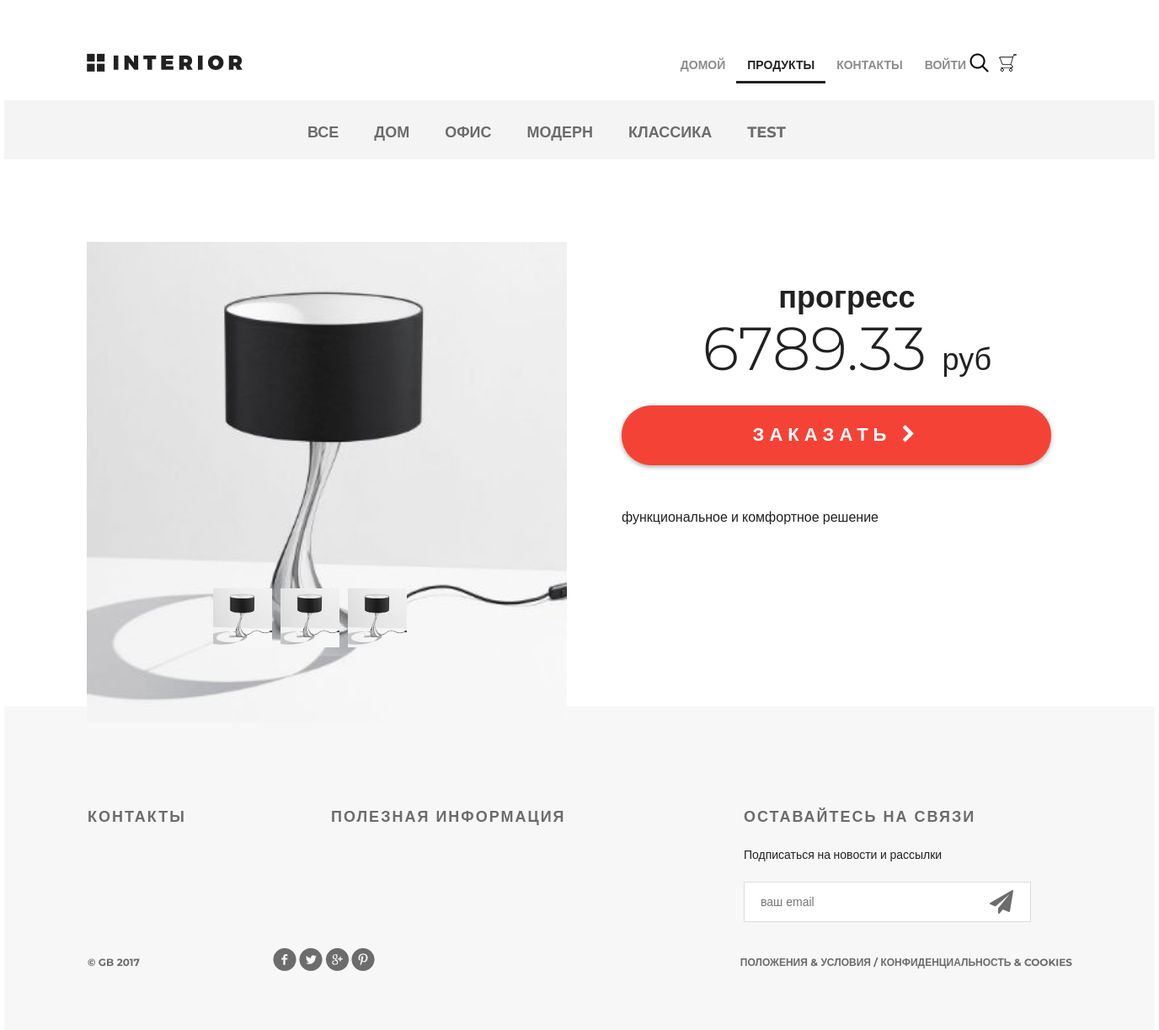
The app's page /products/product/7/ with its own data.
### mainapp/models.py (models this page shows, shortened)
class ProductCategory(models.Model):
    name = models.CharField(verbose_name="имя", max_length=64, unique=True)
    description = models.TextField(verbose_name="описание", blank=True)
    is_active = models.BooleanField(verbose_name="категория активна", default=True)

class Product(models.Model):
    category = models.ForeignKey(ProductCategory, on_delete=models.CASCADE)
    name = models.CharField(verbose_name="имя продукта", max_length=128)
    image = models.ImageField(upload_to="products_images", blank=True)
    short_desc = models.CharField(verbose_name="краткое описание продукта", max_length=60, blank=True)
    description = models.TextField(verbose_name="описание продукта", blank=True)
    price = models.DecimalField(verbose_name="цена продукта", max_digits=8, decimal_places=2, default=0)
    quantity = models.PositiveIntegerField(verbose_name="количество на складе", default=0)

### mainapp/views.py (the view)
# urls.py: path("product/<int:pk>/", mainapp.product, name="product"),
def product(request, pk):
    title = "продукты"
    content = {
        "title": title,
        "links_menu": ProductCategory.objects.all(),
        "product": get_object_or_404(Product, pk=pk),
        "basket": get_basket(request.user),
        "media_url": settings.MEDIA_URL,
    }
    return render(request, "mainapp/product.html", content)

### mainapp/views.py (called while the page is built)
def get_basket(user):
    if user.is_authenticated:
        return Basket.objects.filter(user=user)
    else:
        return []

### mainapp/templates/mainapp/product.html (shortened to what this page needs)
{% extends 'mainapp/base.html' %}
{% load staticfiles %}
{% block menu %}
<div class="hero-white">
    <div class="header clearfix">
        {% include 'mainapp/includes/inc_menu.html' %}
    </div>
</div>
{% endblock %}
{% block content %}
<div class="details">
    <div class="links clearfix">
        {% include 'mainapp/includes/inc_categories_menu.html' %}
    </div>
    <div class="details-products">
        <div class="details-slider">
            <div class="slider-product">
                <img src="{{ media_url }}{{ product.image }}" alt="{{ product.short_desc }}">
            </div>
            <div class="slider-control">
                <div class="block">
                    <a href="#"><img src="{{ media_url }}{{ product.image }}" alt="вариант 1">
                    </a>
                </div>
                <div class="block">
                    <a href="#"><img src="{{ media_url }}{{ product.image }}" alt="вариант 2">
                    </a>
                </div>
                <div class="block">
                    <a href="#"><img src="{{ media_url }}{{ product.image }}" alt="вариант 3">
                    </a>
                </div>
            </div>
        </div>
        <div class="description">
            <h3 class="big-bold">{{ product.name }}</h3>
            <br>
            <p class="price"> {{ product.price }} <span>руб</span></p>
            <a href="{% url 'basket:add' product.pk %}" class="red-button">
                заказать
                <i class="fa fa-chevron-right" aria-hidden="true"></i>
            </a>
            <div class="description-text">
                {{ product.description }}
            </div>
        </div>
    </div>
</div>
<div class="clr"></div>
{% endblock content %}

### mainapp/templates/mainapp/includes/inc_categories_menu.html
<ul class="links-menu">
    <li>
        <a href="{% url 'products:category' pk=0 %}"
            class="{% if request.resolver_match.kwargs.pk == 0 %}active{% endif %}">
            все
        </a>
    </li>
    {% for link in links_menu %}
    <li>
        <a href="{% url 'products:category' link.pk %}"
            class="{% if request.resolver_match.kwargs.pk == link.pk %}active{% endif %}">
            {{ link.name }}
        </a>
    </li>
    {% endfor %}
</ul>

### static/style.css (style rules this page uses)
* { margin: 0; padding: 0; }
body { font-family: 'Montserrat', sans-serif; }
html, body { height: 100%; }
.slider-control .block a img { width: 70px; }
.clr { height: 384px; }
.clearfix:after { content: ""; display: block; clear: both; }
.big-bold { color: #212121; font-size: 36px; font-weight: 700; text-align: left; margin-bottom: 24px; line-height: 36px; }
.hero-white { background-color: #fff; height: 119px; padding-left: 98px; padding-right: 211px; position: relative; }
.links { height: 70px; background-color: #f4f4f4; position: relative; padding-left: 360px; }
.links-menu { margin: 27px auto 0px; position: absolute; }
.links-menu li { float: left; list-style-type: none; padding-right: 42px; }
.links-menu li a { text-decoration: none; color: #6c6c6c; font-size: 18px; font-weight: 700; text-transform: uppercase; }
.details-products { padding-left: 98px; padding-right: 98px; margin-top: 98px; height: 551px; }
.details-slider { width: 570px; float: left; margin-right: 30px; }
.slider-product { width: 570px; height: 400px; }
.slider-product img { width: 100%; }
.slider-control { width: 420px; height: 70px; margin: 11px auto 0px; padding-left: 150px }
.slider-control .block { height: 70px; width: 70px; position: relative; float: left; margin-right: 10px; }
.description { width: 535px; float: right; padding-left: 35px }
.description .big-bold { color: #212121; font-size: 36px; font-weight: 700; text-align: center; margin-top: 47px; margin-bottom: 0px; }
.description .price { color: #212121; font-size: 72px; font-weight: 300; line-height: 48px; text-align: center; }
.description .price span { color: #212121; font-size: 36px; font-weight: 300; line-height: 48px; text-align: center; }
.red-button { display: block; height: 71px; width: 510px; border-radius: 35px; background-color: #f44336; text-align: center; text-transform: uppercase; text-decoration: none; color: #ffffff; font-size: 22px; font-weight: 700; line-height: 24px; box-shadow: 0px 2px 4.85px 0.15px rgba(33, 33, 33, 0.35); line-height: 70px; letter-spacing: 6px; margin-top: 31px; }
.description-text { margin-top: 50px; color: #212121; font-size: 16px; font-weight: 300; line-height: 24px; text-align: left; }

### records on screen
ProductCategory: name "ДОМ"
ProductCategory: name "ОФИС"
ProductCategory: name "МОДЕРН"
ProductCategory: name "КЛАССИКА"
ProductCategory: name "TEST"
Product: image (picture), name "прогресс", price "6789.33", description "функциональное и комфортное решение"
